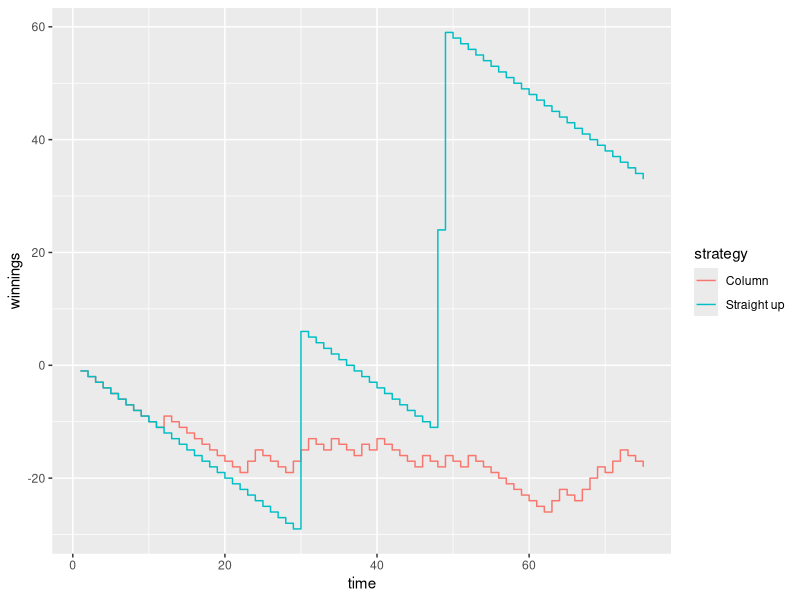
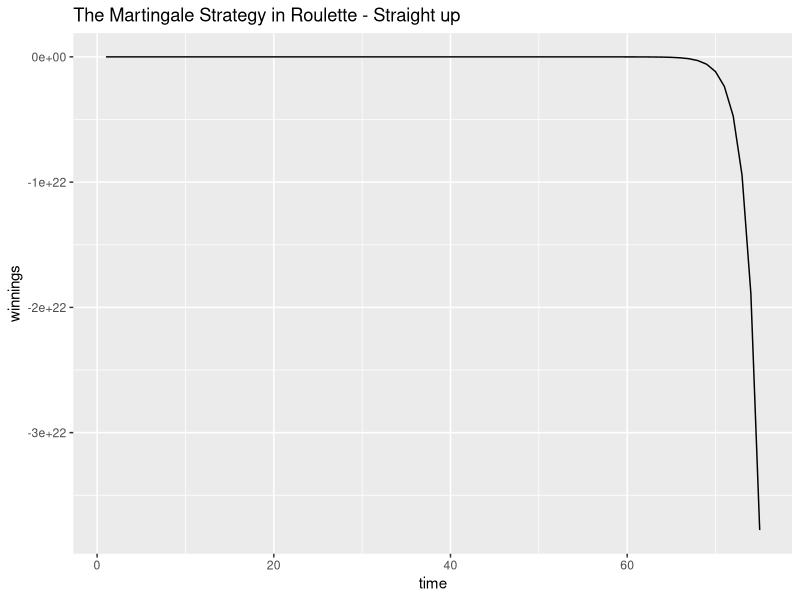
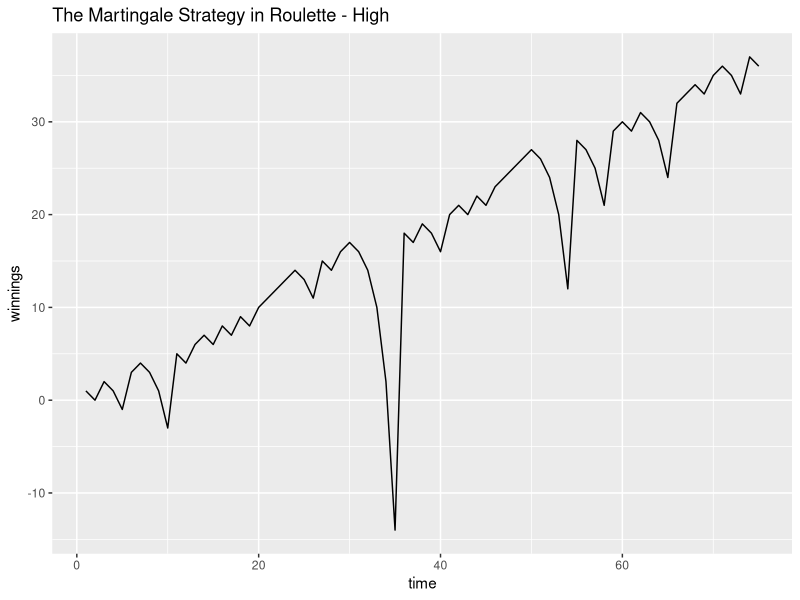

Here is the R script that generated these plots, in order:
# 
# Analyzing Simulations
#
# Visualize and compare complex data. Use higher order functions.
#
# @ J. Bravo

# Function to calculate odds form casino game roulette.
# Will use the following betting strategies column vs straightup.

# The following are various types of bets in roulette.
even <- function( x )
{
  win = ( x %% 2 == 0 ) & ( x != 0 )
  ifelse( win, 1, -1 )
}

high <- function( x )
{
  win = ( 18 < x ) & ( x != 0 )
  ifelse( win, 1, -1 )
}

column <- function( x )
{
  ifelse( x %% 3 == 1, 2, -1 )
}

straightup <- function( x, d = 1 )
{
  ifelse( x == d, 35, -1 )
}

# Construct a simple betting strategy.
simple_strategy <- function( bet = column )
{
  function( x ) cumsum( bet(x) )
}
# Used the cumulative sum function.

# Create another simple betting strategy.
simple_strategy <- function( bet = straightup )
{
  function( x, d = 12 ) cumsum( bet(x) )
}

play <- function( strategy = simple_strategy(), nplayers = 100L, ntimes = 1000L, ballvalues = 0:36 )
{
  out = replicate( nplayers, strategy( sample( ballvalues, size = ntimes, replace = TRUE ) ),
                   simplify = FALSE)
  data.frame( winnings = do.call( c, out ), player = rep( seq(nplayers), each = ntimes ),
              time = rep( seq( ntimes ), times = nplayers ) )
}

# Simple stategies. Will create a visualization of a simulation of how much two players win at a given time,
# if they sit down and each play 75 times. One player will use the 'column' betting strategy and anotherwill
# will use the 'straightup' betting strategy.

library("ggplot2")
theme_set( theme_grey() )

# Global variable.
TIMEs = 75

# Standardize the starting point of the random number generator.
set.seed( 890 )

# Player 1 will use the 'column' strategy.
player_1 <- play( strategy = simple_strategy( column ), nplayers = 1, ntimes = 75L )

# Player 2 will use the 'straightup' betting strategy.
player_2 <- play( strategy = simple_strategy( straightup ), nplayers = 1, ntimes = 75L )

# Now to create the two new columns with information of interest.
player_1$strategy <- "Column"
player_2$strategy <- "Straight up"

# Will use the rbind function
dataset <- rbind( player_1, player_2 )

# Now to plot.
plot_1 <- ggplot( data = dataset, mapping = aes( x = time, y = winnings) ) + geom_step( aes(color=strategy))
print( plot_1 )

# The Martingale strategy.
doublebet = function( x, initalbet = 1, strategy = even )
{
  winnings = rep( NA, length( x ) )
  betsize = initialbet
  current_winnings = 0
  for( i in seq_along( x ) )
  {
    if( strategy( x[i] ) == 1 )
    {
      current_winnings = current_winnings + betsize
      betsize = initialbet
    }
    else
    {
      current_winnings = current_winnings - betsize
      betsize = 2*betsize
    }
    winnings[i] = current_winnings
  }
  winnings
}
# 'doublebet' implements basic Matingale doubling strategy but inefficient.

# Analyzing the Martingale strategy
# For the 'high' strategy
doublebet_high = function( x, initialbet = 1, strategy=high)
{
  winnings = rep(NA, length(x))
  betsize = initialbet
  current_winnings = 0
  for(i in seq_along(x))
  {
    if(strategy(x[i]) == 1) 
    {
      current_winnings = current_winnings + betsize
      betsize = initialbet
    }
    else
    {
      current_winnings = current_winnings - betsize
      betsize = 2*betsize
    }
    winnings[i] = current_winnings
  }
  winnings
}

# For the 'straightup' strategy
doublebet_straightup  = function(x, initialbet = 1, strategy = straightup)
{
  winnings = rep(NA, length(x))
  betsize = initialbet
  current_winnings = 0
  for(i in seq_along(x))
  {
    if(strategy(x[i]) == 1)
    {
      current_winnings = current_winnings + betsize
      betsize = initialbet
    }
    else
    {
      current_winnings = current_winnings - betsize
      betsize = 2*betsize
    }
    winnings[i] = current_winnings
  }
  winnings
}

martingale_straightup = play(doublebet_straightup, nplayers = 1, ntimes = 75L)

g1 <- ggplot(data = martingale_straightup, mapping = aes(x = time, y = winnings)) + geom_line() + labs(title = "The Martingale Strategy in Roulette - Straight up")
print(g1)

martingale_high <- play(doublebet_high, nplayers = 1, ntimes = 75L)
g2 = ggplot(data = martingale_high, mapping = aes(x = time, y = winnings)) + geom_line() + labs(title = "The Martingale Strategy in Roulette - High")
print(g2)
